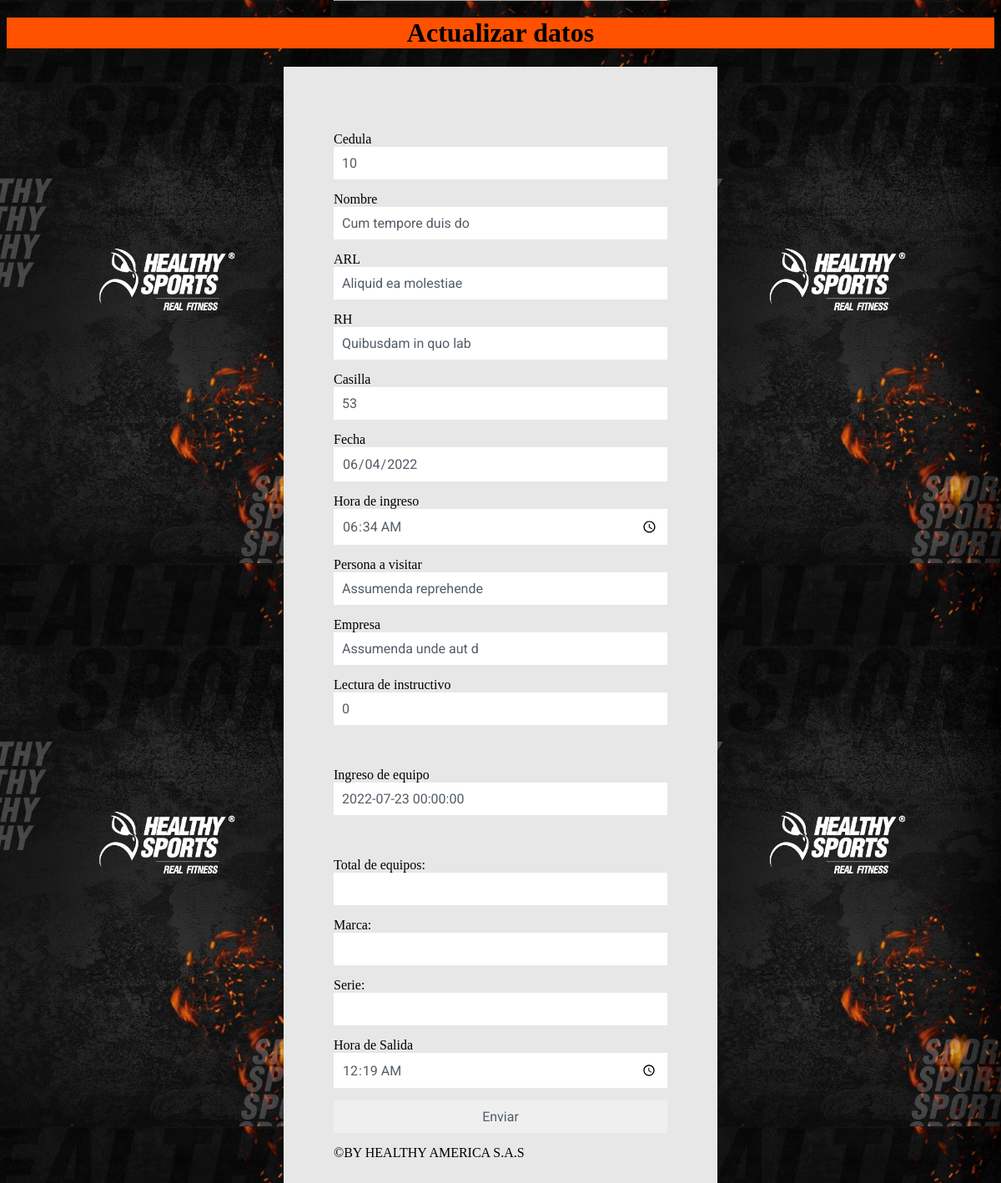
The page /actualizar.php?id=36 on the database its author committed.
### tables this page shows
CREATE TABLE `registros` (
  `id` int(10) UNSIGNED NOT NULL,
  `ARL` text NOT NULL,
  `RH` text NOT NULL,
  `Casilla` int(13) NOT NULL,
  `Fecha` date NOT NULL,
  `hora` time NOT NULL,
  `persona` text NOT NULL,
  `Empresa` text NOT NULL,
  `lectura` text NOT NULL,
  `equipo` datetime NOT NULL,
  `salidah` time NOT NULL,
  `Cedula` int(12) NOT NULL,
  `nombre` varchar(40) NOT NULL,
  `Total` text NOT NULL,
  `Marca` text NOT NULL,
  `Serie` text NOT NULL
);

### actualizar.php (the view, shortened to what this page needs)
<!DOCTYPE html>
<html>
<head>
    <link rel="stylesheet" href="estilos.css">
</head>
<body>
    <?php
    $id = $_GET['id'];
    try {
        $conexion = new
            PDO("mysql:host=localhost;dbname=registros;charset=utf8", "root", "");
    } catch (PDOException $e) {
        echo "No se ha podido establecer conexion con el servidor.<br>";
        die("Error: " . $e->getMessage());
    }
    $consulta = $conexion->query("SELECT id,Cedula, nombre, ARL, 	RH,
Casilla, Fecha, hora, persona, Empresa, equipo,  lectura,Total,Marca,Serie, salidah FROM registros WHERE id=$id");
    ?>
    <h1>
        <center>
        Actualizar datos<br></h1>
    <form action="actualizarx2.php" method="post">
        <?php
        while ($cliente = $consulta->fetchObject()) {
        ?>
            <label hidden>ID <input type="number" name="id" readonly value="<?= $cliente->id ?>"></label><br>
            Cedula <input type="number" name="Cedula" readonly value="<?= $cliente->Cedula ?>"><br>
            Nombre <input type="text" name="nombre" value="<?= $cliente->nombre ?>"><br>
            ARL <input type="text" name="ARL" value="<?= $cliente->ARL ?>"><br>
            <label for="RH">RH</label>
        <input name="RH" id="RH" type="text" readonly value="<?= $cliente->RH ?>"><br>
        <label for="Casilla">Casilla</label>
        <input name="Casilla" id="Casilla" type="text" readonly value="<?= $cliente->Casilla ?>"><br>
            Fecha <input type="date" name="Fecha" readonly value="<?= $cliente->Fecha ?>"><br>
            Hora de ingreso <input type="time" name="hora" value="<?= $cliente->hora ?>"><br>
            Persona a visitar <input type="text" name="persona" readonly value="<?= $cliente->persona ?>"><br>
            Empresa <input type="text" name="Empresa" value="<?= $cliente->Empresa ?>"><br>
            <label for="Lectura">Lectura de instructivo</label>
            <input name="lectura" id="lectura" type="text" value="<?= $cliente->lectura ?>"><br>
            <br><br>
            <label for="equipo">Ingreso de equipo</label>
            <input name="equipo" id="equipo" type="text" readonly value="<?= $cliente->equipo ?>"><br>
            <br><br>
            Total de equipos: <input type="text" name="Total" readonly value="<?= $cliente->Total ?>"><br>
            Marca: <input type="text" name="Marca" readonly value="<?= $cliente->Marca ?>"><br>
            Serie: <input type="text" name="Serie" readonly value="<?= $cliente->Serie ?>"><br>
            Hora de Salida <input type="time" name="salidah" value="<?= $cliente->salidah ?>"><br>
            <input type="submit" value="Enviar">
        <?php
        }
        ?>
        <marquee direction="right">©BY HEALTHY AMERICA S.A.S</marquee>
    </form>
    <br>
</body>
</html>

### estilos.css (style rules this page uses)
form { padding: 60px; max-width: 400px; background-color: #E7E7E7; margin: 0 auto; }
form input, form textarea { margin-bottom: 15px; font-family: "Roboto", sans-serif; width: 100%; padding: 10px; box-sizing: border-box; border: none; color: #525c66; font-size: 1em; resize: none; }
th, h1 { background: #ff5100; }

### actualizar.php (style rules this page uses)
body { background: url(imagenes/wall.jpg); background-size: 100%; }

### rows shown on the page
registros: Cedula "10", nombre "Cum tempore duis do", ARL "Aliquid ea molestiae", RH "Quibusdam in quo lab", Casilla "53", Fecha "06/04/2022", hora "06:34:00", persona "Assumenda reprehende", Empresa "Assumenda unde aut d", lectura "0", equipo "2022-07-23 00:00:00", salidah "00:19:00"
